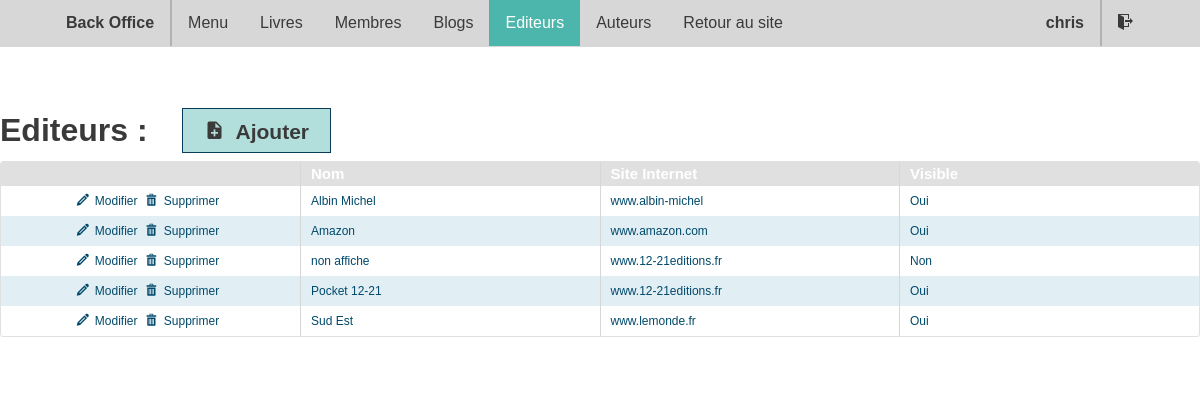
The page /webproject/admin_editeur.php (signed in) on the database its author committed.
### tables this page shows
CREATE TABLE `editeur` (
  `IDediteur` int(11) NOT NULL,
  `nom` varchar(50) NOT NULL,
  `url` varchar(100) NOT NULL,
  `visible` tinyint(1) NOT NULL,
  `ordre` int(11) NOT NULL
);

### webproject/admin_editeur.php (the view, shortened to what this page needs)
<!DOCTYPE html>
<?php include("connexion_bdd.php"); ?>
<?php include("test_session.php"); ?>
<?php include("recherche_editeur.php"); ?>
<html>
	<head>
			<link rel="stylesheet" type="text/css" href="./styles/admin_new.css"/>
			<link rel="stylesheet" href="./style.css" />
		</head>
		<body>
			<ul class="bar">
				<li class="first"> <strong>  Back Office </strong> </li>
				<li><a href="./admin_menu.php">Menu</a></li>
				<li><a href="./admin_livre.php">Livres</a></li>
				<li><a href="./admin_membre.php">Membres</a></li>
				<li><a href="./admin_blog.php">Blogs</a></li>
				<li><a class="active" href="./admin_editeur.php">Editeurs</a></li>
				<li><a href="./admin_auteur.php">Auteurs</a></li>
				<li class="last"><a href="./admin_deconnexion.php"> <span class="icon-exit"> </span> </a></li>
                <li><a href="index.php">Retour au site</a></li>
				<li class="pseudo"> <?php echo $_SESSION['login']; ?> </li>
			</ul>
			<div class="container_2">
				<h1 class="inline">Editeurs :</h1>
				<a href="admin_editeur_new.php" class="button inline"> <span class="icon-note_add"> </span>  Ajouter</a>
				<div class="datagrid"><table class="fixe">
					<thead>
						<tr>
							<th></th>
							<th>Nom</th>
							<th>Site Internet</th>
							<th>Visible</th>
						</tr>
					</thead>
					<tbody>
						<?php
							$reponse = $bdd->query('SELECT * FROM editeur
													WHERE nom LIKE \'%'.$nom.'%\'
													AND url LIKE \'%'.$url.'%\'
													AND visible LIKE \'%'.$visible.'%\'
													ORDER BY nom');
							$alt = 0;
							while ($donnees = $reponse->fetch())
							{
								?>
								<tr <?php if($alt == 1){ echo 'class="alt"'; }?> >
									<td class="centrer">
										<a href="#"  onclick="document.getElementById('update_<?php echo $donnees['IDediteur'];?>').submit(); return false;">
												<span class="icon-pencil"> </span> Modifier
										</a>
										<a href="delete_editeur.php?IDediteur=<?php echo $donnees['IDediteur']; ?>" onclick="return confirm('Êtes-vous sûr de vouloir supprimer cet editeur : <?php echo $donnees['nom']; ?> ?');">
											<span class="icon-bin"> </span> Supprimer
										</a>
									</td>
									<td> <?php echo $donnees['nom']; ?> </td>
									<td> <?php echo $donnees['url']; ?> </td>
									<td> <?php if($donnees['visible'] == 1){
											echo 'Oui';
										}
										else {
											echo 'Non';
										}
										?>
									</td>
								</tr>
								<?php
								$alt = ($alt + 1) %2;
							}
						?>
					</tbody>
				</table></div>
			</div>
		</body>
</html>

### webproject/styles/admin_new.css (style rules this page uses)
body { margin:0; }
.inline { display : inline-block; vertical-align : middle; margin-right : 30px; }
.bar { list-style-type: none; margin: 0; padding: 0; overflow: hidden; background-color: #D7D7D7; position: fixed; top: 0; width: 100%; font-family: Arial, Helvetica, sans-serif; font-size: 1em; z-index: 10; }
.bar li { float: left; }
.bar li a { display: block; color: #3A3A3A; text-align: center; padding: 14px 16px; text-decoration: none; transition: background-color 0.5s; }
.bar .active { color: white; background-color: #4db6ac ; }
li.first { display: block; color: #3A3A3A; text-align: center; padding: 14px 16px; text-decoration: none; margin-left: 50px; border-right: 2px solid #B2B2B2; }
li.last { margin-right: 50px; float:right !important; }
.pseudo { display: block; color: #3A3A3A; text-align: center; padding: 14px 16px; text-decoration: none; float:right !important; border-right: 2px solid #B2B2B2; font-weight:bold; }
.container_2 { padding:50px; margin: 50px auto; color: #3A3A3A; background-color:White; font-family: Arial, Helvetica, sans-serif; line-height: 18px; margin: 50px auto; max-width: 1370px; min-width: 780px; padding: 50px 0 30px; }
.datagrid table { border-collapse: collapse; text-align: left; width: 100%; }
.datagrid table.fixe { border-collapse: collapse; text-align: left; width: 100%; table-layout: fixed; }
.datagrid { font: normal 12px/150% Arial, Helvetica, sans-serif; background: #fff; overflow: hidden; border: 1px solid #e0e0e0; -webkit-border-radius: 3px; -moz-border-radius: 3px; border-radius: 3px; }
.datagrid table td, .datagrid table th { padding: 3px 10px; }
.datagrid table.fixe td, .datagrid table.fixe th { padding: 3px 10px; text-overflow: ellipsis; white-space: nowrap; overflow: hidden; }
.datagrid table tbody tr { height:30px; }
.datagrid table thead th { background:#e0e0e0; background-color:#e0e0e0; color:#FFFFFF; font-size: 15px; font-weight: bold; border-left: 1px solid #D7D7D7; }
.datagrid table thead th:first-child { border: none; }
.datagrid table tbody td { color: #00496B; border-left: 1px solid #D7D7D7; font-size: 12px; font-weight: normal; }
.datagrid table tbody .alt td { background: #E1EEF4; color: #00496B; }
.datagrid table tbody td:first-child { border-left: none; }
.datagrid table tbody tr:last-child td { border-bottom: none; }
.datagrid table td.centrer, .datagrid table th.centrer { text-align:center; }
.datagrid table tbody a { color: #00496B; text-decoration:none; padding-right: 5px; }
.button { border: 1px solid #0a3c59; background: #b2dfdb ; padding: 10.5px 21px; color: #3A3A3A; font-weight: bold; font-size: 21px; text-decoration: none; vertical-align: middle; }

### webproject/style.css (style rules this page uses)
[class^="icon-"], [class*=" icon-"] { font-family: 'icomoon' !important; speak: none; font-style: normal; font-weight: normal; font-variant: normal; text-transform: none; line-height: 1; -webkit-font-smoothing: antialiased; -moz-osx-font-smoothing: grayscale; }
.icon-note_add:before { content: "\e900"; }
.icon-pencil:before { content: "\e901"; }
.icon-bin:before { content: "\e902"; }
.icon-exit:before { content: "\e903"; }

### rows shown on the page
editeur: nom "Albin Michel", url "www.albin-michel", visible "Oui"
editeur: nom "Amazon", url "www.amazon.com", visible "Oui"
editeur: nom "non affiche", url "www.12-21editions.fr", visible "Non"
editeur: nom "Pocket 12-21", url "www.12-21editions.fr", visible "Oui"
editeur: nom "Sud Est", url "www.lemonde.fr", visible "Oui"

### other values the page prints
$_SESSION['login'] "chris"
